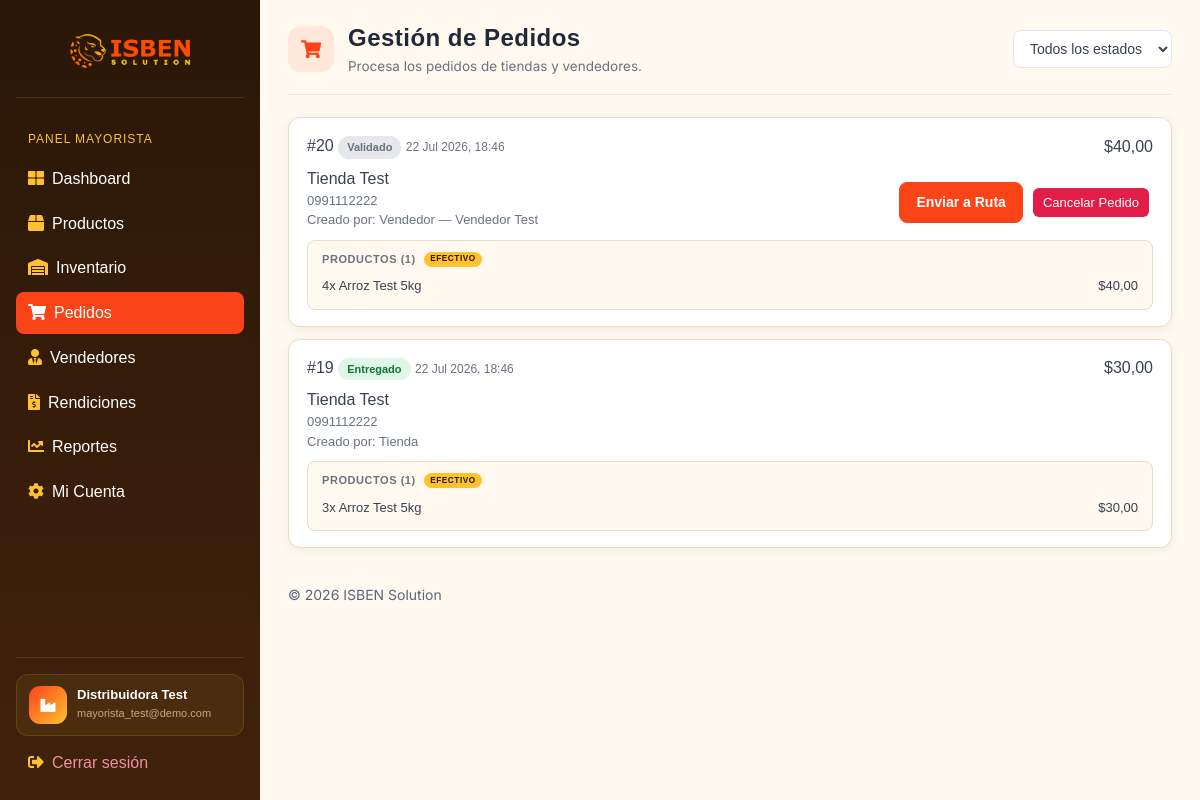
Before: /mayorista/pedidos/ (signed in) with the older database file.
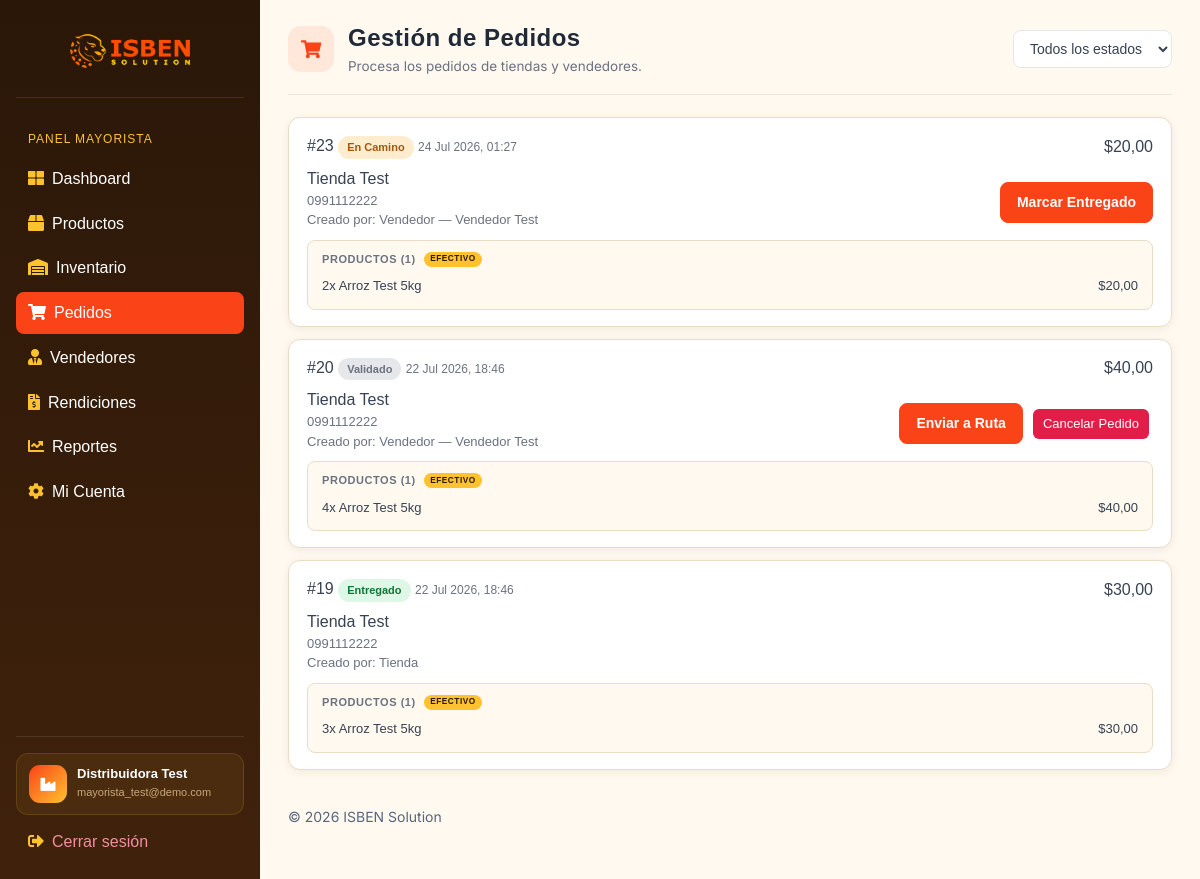
After: the same page with the newer database file.
### appDjango/models.py (models this page shows, shortened)
class Pedido(models.Model):
    CREADO_POR_CHOICES = [
        ("tienda", "Tienda"),
        ("vendedor", "Vendedor"),
    ]
    ESTADO_CHOICES = [
        ("pendiente", "Pendiente"),
        ("validado", "Validado"),
        ("en_camino", "En camino"),
        ("entregado", "Entregado"),
        ("cancelado", "Cancelado"),
    ]
    TIPO_PAGO_CHOICES = [
        ("efectivo", "Efectivo"),
        ("digital", "Digital"),
    ]
    tienda = models.ForeignKey(
        Tienda,
        on_delete=models.CASCADE,
        related_name="pedidos",
    )
    mayorista = models.ForeignKey(
        Mayorista,
        on_delete=models.CASCADE,
        related_name="pedidos",
    )
    vendedor = models.ForeignKey(
        Vendedor,
        on_delete=models.SET_NULL,
        blank=True,
        null=True,
        related_name="pedidos",
    )
    creado_por = models.CharField(
        max_length=10,
        choices=CREADO_POR_CHOICES,
    )
    estado = models.CharField(
        max_length=20,
        choices=ESTADO_CHOICES,
        default="pendiente",
    )
    tipo_pago = models.CharField(
        max_length=20,
        choices=TIPO_PAGO_CHOICES,
    )
    total = models.DecimalField(
        max_digits=12,
        decimal_places=2,
        default=0,
        editable=False,
    )
    comision_plataforma = models.DecimalField(
        max_digits=12,
        decimal_places=2,
        default=0,
        editable=False,
    )
    cobro_confirmado = models.BooleanField(
        default=False,
    )
    nota_voz_url = models.TextField(
        blank=True,
        null=True,
    )
    lat_entrega = models.FloatField(
        blank=True,
        null=True,
    )
    lng_entrega = models.FloatField(
        blank=True,
        null=True,
    )
    telefono_contacto = models.CharField(
        max_length=20,
        blank=True,
        null=True,
    )
    creado_en = models.DateTimeField(
        auto_now_add=True,
        null=True,
    )

class Tienda(models.Model):
    cuenta = models.OneToOneField(
        settings.AUTH_USER_MODEL, on_delete=models.CASCADE, related_name="perfil_tienda"
    )
    nombre = models.CharField(max_length=255)
    telefono = models.CharField(max_length=20, unique=True, blank=True, null=True)
    lat = models.FloatField(blank=True, null=True)
    lng = models.FloatField(blank=True, null=True)
    direccion_texto = models.TextField(blank=True, null=True)

class Vendedor(models.Model):
    TIPO_PERFIL_CHOICES = [
        ("general", "General"),
        ("especializado", "Especializado"),
    ]
    cuenta = models.OneToOneField(
        settings.AUTH_USER_MODEL,
        on_delete=models.CASCADE,
        related_name="perfil_vendedor",
    )
    mayorista = models.ForeignKey(
        Mayorista, on_delete=models.CASCADE, related_name="vendedores"
    )
    nombre = models.CharField(max_length=255)
    primer_login = models.BooleanField(default=True)
    tipo_perfil = models.CharField(
        max_length=20, choices=TIPO_PERFIL_CHOICES, default="general"
    )
    producto_asignado = models.ForeignKey(
        "Producto",
        on_delete=models.SET_NULL,
        blank=True,
        null=True,
        related_name="vendedores_asignados",
    )
    activo = models.BooleanField(default=True)

class PedidoItem(models.Model):
    pedido = models.ForeignKey(
        Pedido,
        on_delete=models.CASCADE,
        related_name="items",
    )
    producto = models.ForeignKey(
        Producto,
        on_delete=models.CASCADE,
        related_name="pedido_items",
    )
    cantidad = models.PositiveIntegerField()
    precio_unitario = models.DecimalField(
        max_digits=10,
        decimal_places=2,
    )
    subtotal = models.DecimalField(
        max_digits=12,
        decimal_places=2,
        default=0,
        editable=False,
    )
    class Meta:
        unique_together = ("pedido", "producto")

class Producto(models.Model):
    UNIDAD_CHOICES = [
        ("unidad", "Unidad"),
        ("caja", "Caja"),
        ("kg", "Kilogramo"),
    ]
    mayorista = models.ForeignKey(
        Mayorista, on_delete=models.CASCADE, related_name="productos"
    )
    nombre = models.CharField(max_length=255)
    foto_url = models.TextField()
    precio = models.DecimalField(max_digits=10, decimal_places=2)
    stock = models.PositiveIntegerField(default=0)
    minimo_compra = models.PositiveIntegerField(default=1)
    unidad = models.CharField(max_length=20, choices=UNIDAD_CHOICES, default="unidad")
    activo = models.BooleanField(default=True)

### appDjango/views.py (the view)
@mayorista_required
def mayorista_pedidos(request):
    estado = request.GET.get("estado", "")
    pedidos = (
        Pedido.objects.filter(mayorista=request.mayorista)
        .select_related("tienda", "vendedor")
        .prefetch_related("items__producto")
        .order_by("-creado_en")
    )
    if estado:
        pedidos = pedidos.filter(estado=estado)
    return render(
        request,
        "mayorista/pedidos.html",
        {
            "pedidos": pedidos,
            "estado_seleccionado": estado,
            "estados": Pedido.ESTADO_CHOICES,
        },
    )

### appDjango/templates/mayorista/pedidos.html (shortened to what this page needs)
{% extends 'layouts/base.html' %}
{% block content %}
  <div class="pagina-cabecera">
    <div class="pagina-cabecera-titulo">
      <div class="pagina-cabecera-icono"><i class="fas fa-shopping-cart"></i></div>
      <div>
        <h1>Gestión de Pedidos</h1>
        <p class="subtitulo">Procesa los pedidos de tiendas y vendedores.</p>
      </div>
    </div>
    <div class="pagina-cabecera-acciones">
      <form method="get">
        <select name="estado" onchange="this.form.submit()">
          <option value="">Todos los estados</option>
        </select>
      </form>
    </div>
  </div>
  {% for pedido in pedidos %}
    <div class="portal-list-card">
      <div class="portal-list-card-row">
        <div>
          <strong>#{{ pedido.id }}</strong>
          {% if pedido.estado == 'entregado' %}<span class="portal-badge portal-badge-green">Entregado</span>
          {% elif pedido.estado == 'en_camino' %}<span class="portal-badge portal-badge-amber">En Camino</span>
          {% elif pedido.estado == 'validado' %}<span class="portal-badge portal-badge-gray">Validado</span>
          {% elif pedido.estado == 'cancelado' %}<span class="portal-badge portal-badge-red">Cancelado</span>
          {% else %}<span class="portal-badge portal-badge-gray">Pendiente</span>{% endif %}
          <span style="color:hsl(var(--muted-foreground)); font-size:12px;">{{ pedido.creado_en|date:"d M Y, H:i" }}</span>
        </div>
        <strong>${{ pedido.total }}</strong>
      </div>
      <div class="portal-list-card-row" style="margin-top:8px;">
        <div>
          <div><strong>{{ pedido.tienda.nombre }}</strong></div>
          <div style="font-size:13px; color:hsl(var(--muted-foreground));">{{ pedido.telefono_contacto }}</div>
          <div style="font-size:13px; color:hsl(var(--muted-foreground));">Creado por: {{ pedido.get_creado_por_display }}{% if pedido.vendedor %} — {{ pedido.vendedor.nombre }}{% endif %}</div>
        </div>
        <div class="form-actions">
          {% if pedido.estado == 'validado' %}
            <a href="{% url 'portal_mayorista_pedido_transicion' pedido.id 'enviar_ruta' %}" class="btn btn-primary">Enviar a Ruta</a>
            <a href="{% url 'portal_mayorista_pedido_transicion' pedido.id 'cancelar' %}"
               class="action action-delete"
               data-confirmar="¿Cancelar el pedido #{{ pedido.id }}?"
               data-confirmar-texto="El stock de los productos será devuelto al inventario.">Cancelar Pedido</a>
          {% elif pedido.estado == 'en_camino' %}
            <a href="{% url 'portal_mayorista_pedido_transicion' pedido.id 'marcar_entregado' %}" class="btn btn-primary">Marcar Entregado</a>
          {% endif %}
        </div>
      </div>
      <div class="pedido-items">
        <div class="pedido-items-titulo">Productos ({{ pedido.items.count }})
          {% if pedido.tipo_pago == 'efectivo' %}
            <span class="badge bg-warning">Efectivo</span>
          {% else %}
            <span class="badge bg-primary">Pago digital</span>
          {% endif %}
        </div>
        {% for item in pedido.items.all %}
          <div class="pedido-item-linea">
            <span><strong>{{ item.cantidad }}x</strong> {{ item.producto.nombre }}</span>
            <span>${{ item.subtotal }}</span>
          </div>
        {% endfor %}
      </div>
    </div>
  {% empty %}
    <p class="portal-empty">No hay pedidos registrados.</p>
  {% endfor %}
{% endblock %}

Changed rows visible on the page:
added Pedido: id "23", estado "En Camino", creado_en "24 Jul 2026, 01:27", total "20,00", tienda.nombre "Tienda Test", telefono_contacto "0991112222", creado_por "Vendedor", vendedor.nombre "Vendedor Test", items.count "1", tipo_pago "EFECTIVO"
added PedidoItem: cantidad "2", producto.nombre "Arroz Test 5kg", subtotal "20,00", shown under "23"
